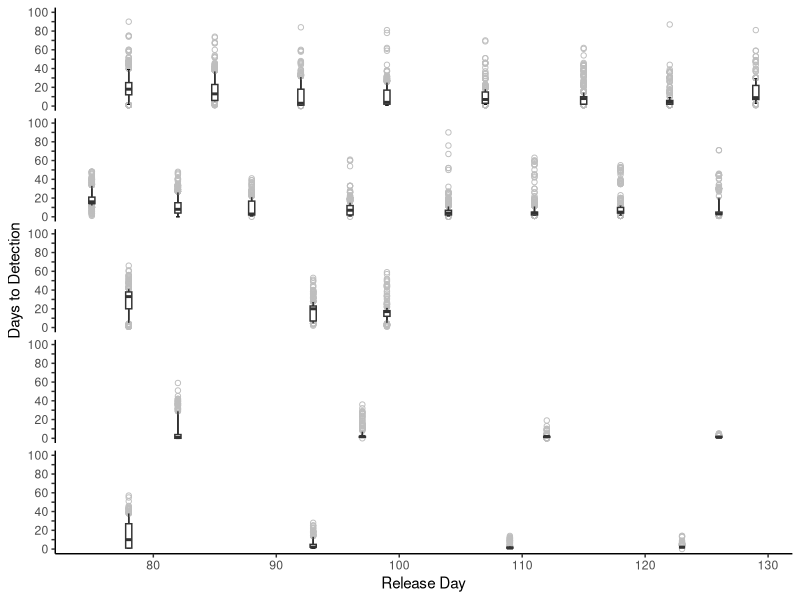
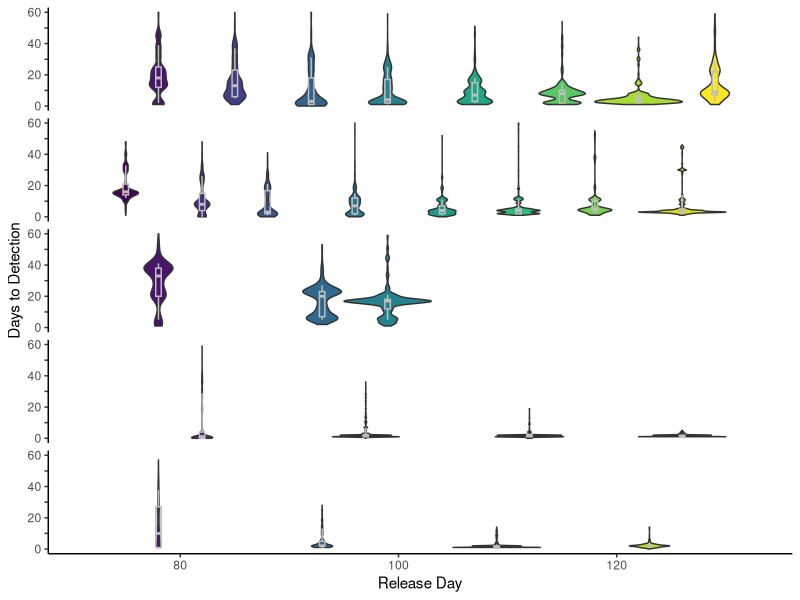

Recreate these plots in R, in order.
#Goal: Plot variability of hatchery coho smolt releases timing.
#Input file was created by WSP Yr26 members.

library(dplyr)
library(tidyr)
library(ggplot2)
library(gridExtra)
library(lubridate)
library(viridis)

####Read in data####
fish <- read.csv('data/Final_Data_All_Years20200306.csv',sep = ',') #18402 obs of 8 variables

#formatting
fish <- fish %>% 
  mutate(Release_Date = as.Date(Release_Date, format = '%m/%d/%Y'))  %>% 
  mutate(Date._of_Detect = as.Date(Date._of_Detect, format = '%m/%d/%Y'))

str(fish)

####Plot Setup Functions ####

#Custom tick mark labels (i.e. label every other one but tick mark each unit)
#https://stackoverflow.com/questions/34533472/insert-blanks-into-a-vector-for-e-g-minor-tick-labels-in-r/34533473#34533473

every_nth <- function(x, nth, empty = TRUE, inverse = FALSE) 
{
  if (!inverse) {
    if (empty) {
      x[1:nth == 1] <- ""
      x
    } else {
      x[1:nth != 1]
    }
  } else {
    if (empty) {
      x[1:nth != 1] <- ""
      x
    } else {
      x[1:nth == 1]
    }
  }
}

#Boxplot with wiskers being 10% and 90% pertentiles and outliers as open circles
# define the summary function
#https://stackoverflow.com/questions/4765482/changing-whisker-definition-in-geom-boxplot/4765608#4765608

#Function to change whiskers
stat_boxplot_custom <- function(mapping = NULL, data = NULL,
                                geom = "boxplot", position = "dodge",
                                ...,
                                qs = c(.05, .25, 0.5, 0.75, 0.95),
                                na.rm = FALSE,
                                show.legend = NA,
                                inherit.aes = TRUE) {
  layer(
    data = data,
    mapping = mapping,
    stat = StatBoxplotCustom,
    geom = geom,
    position = position,
    show.legend = show.legend,
    inherit.aes = inherit.aes,
    params = list(
      na.rm = na.rm,
      qs = qs,
      ...
    )
  )
}

StatBoxplotCustom <- ggproto("StatBoxplotCustom", Stat,
                             required_aes = c("x", "y"),
                             non_missing_aes = "weight",
                             
                             setup_params = function(data, params) {
                               params$width <- ggplot2:::"%||%"(
                                 params$width, (resolution(data$x) * 0.75)
                               )
                               
                               if (is.double(data$x) && !ggplot2:::has_groups(data) && any(data$x != data$x[1L])) {
                                 warning(
                                   "Continuous x aesthetic -- did you forget aes(group=...)?",
                                   call. = FALSE
                                 )
                               }
                               
                               params
                             },
                             
                             compute_group = function(data, scales, width = NULL, na.rm = FALSE, qs = c(.05, .25, 0.5, 0.75, 0.95)) {
                               
                               if (!is.null(data$weight)) {
                                 mod <- quantreg::rq(y ~ 1, weights = weight, data = data, tau = qs)
                                 stats <- as.numeric(stats::coef(mod))
                               } else {
                                 stats <- as.numeric(stats::quantile(data$y, qs))
                               }
                               names(stats) <- c("ymin", "lower", "middle", "upper", "ymax")
                               iqr <- diff(stats[c(2, 4)])
                               
                               outliers <- (data$y < stats[1]) | (data$y > stats[5])
                               
                               if (length(unique(data$x)) > 1)
                                 width <- diff(range(data$x)) * 0.9
                               
                               df <- as.data.frame(as.list(stats))
                               df$outliers <- list(data$y[outliers])
                               
                               if (is.null(data$weight)) {
                                 n <- sum(!is.na(data$y))
                               } else {
                                 # Sum up weights for non-NA positions of y and weight
                                 n <- sum(data$weight[!is.na(data$y) & !is.na(data$weight)])
                               }
                               
                               df$notchupper <- df$middle + 1.58 * iqr / sqrt(n)
                               df$notchlower <- df$middle - 1.58 * iqr / sqrt(n)
                               
                               df$x <- if (is.factor(data$x)) data$x[1] else mean(range(data$x))
                               df$width <- width
                               df$relvarwidth <- sqrt(n)
                               df
                             }
)





####Boxplot of movement ####
custom_breaks <- seq(0,100,10) #CUSTOM TICKMARKS

ggplot(fish, aes(x = Ordinal_Day_From_Release, y = Days_to_Detect, group = Ordinal_Day_From_Release)) +
  stat_boxplot_custom(qs = c(0.1, 0.25, 0.5, 0.75, 0.9), geom = 'errorbar', linetype = 1, width = 0.3) +
  stat_boxplot_custom(qs = c(0.1, 0.25, 0.5, 0.75, 0.9), outlier.shape = 1, outlier.colour = "gray", width = 0.5) +
  facet_wrap(Water_Year ~ ., ncol = 1) +
  # geom_point(data = Fish.Growth.ALL.SH.summary,aes(x = SamplingMonth.y, y = MSGR_mean), size = 2) + #add mean point for each month
  theme_classic() +
  scale_y_continuous(limits = c(0,100), breaks = custom_breaks,
                     labels = every_nth(custom_breaks, 2, inverse = TRUE)) +
  ylab("Days to Detection") +
  xlab("Release Day") +
  theme(strip.background = element_blank(), strip.text.x = element_blank())


#violin plot behind boxplot with color (no outliers).
ggplot(fish, aes(x = Ordinal_Day_From_Release, y = Days_to_Detect, fill = Ordinal_Day_From_Release, group = Ordinal_Day_From_Release)) +
  geom_violin(width = 8) +
  stat_boxplot_custom(qs = c(0.1, 0.25, 0.5, 0.75, 0.9), outlier.shape = NA, width = 0.5, color = "grey", alpha = 0.2) +
  facet_wrap(Water_Year ~ ., ncol = 1) +
  # geom_point(data = Fish.Growth.ALL.SH.summary,aes(x = SamplingMonth.y, y = MSGR_mean), size = 2) + #add mean point for each month
  theme_classic() +
  scale_fill_viridis() +
  scale_y_continuous(limits = c(0,60), breaks = custom_breaks,
                     labels = every_nth(custom_breaks, 2, inverse = TRUE)) +
  ylab("Days to Detection") +
  xlab("Release Day") +
  theme(strip.background = element_blank(), strip.text.x = element_blank()) +
  theme(legend.position =  "none", plot.title = element_text(size = 11)) 
